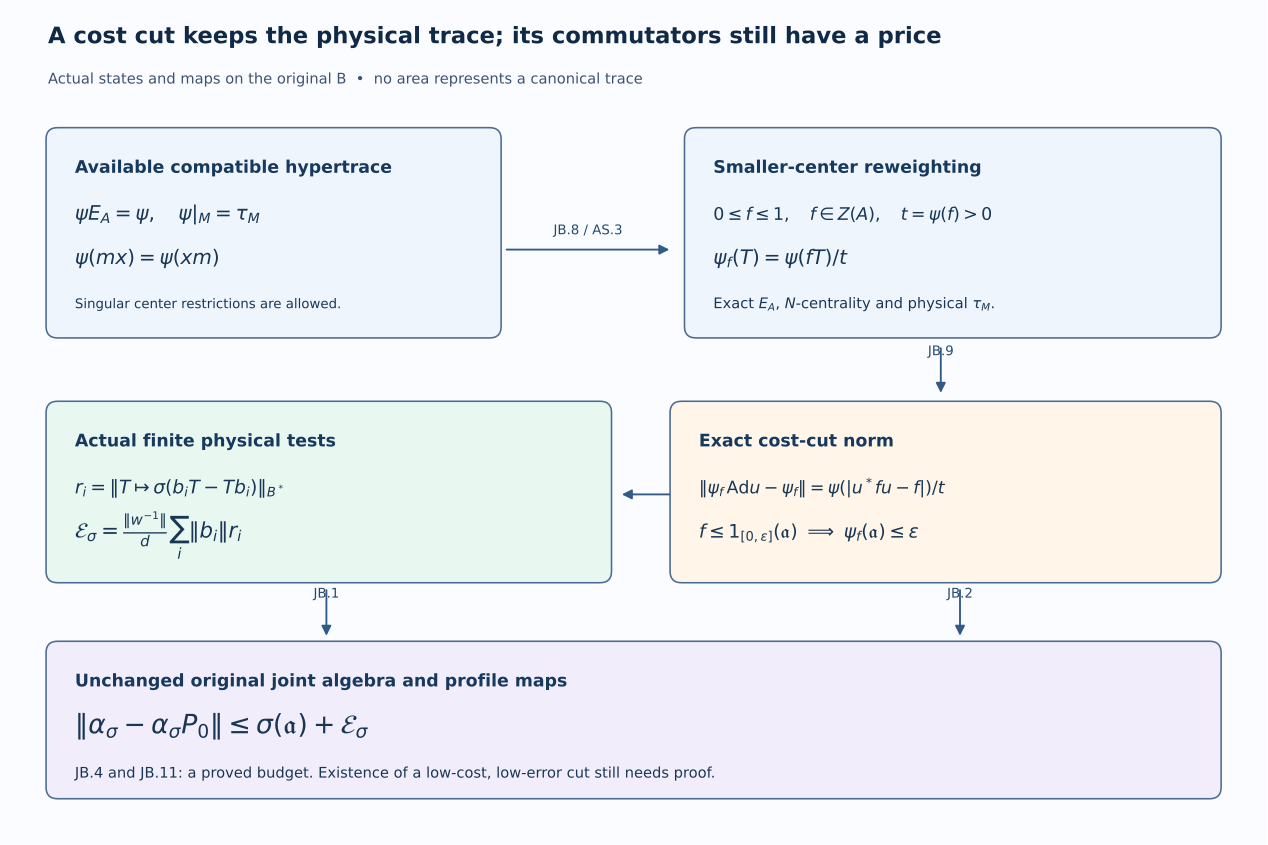

Here is the Python script that generated this plot:
"""Reproducible map diagram for JB.1--JB.11; no area encodes a trace."""
from pathlib import Path
import json
import matplotlib
matplotlib.use('Agg')
import matplotlib.pyplot as plt
from matplotlib.patches import FancyBboxPatch, FancyArrowPatch

D = Path(__file__).resolve().parent
fig, ax = plt.subplots(figsize=(13.2, 8.8))
fig.patch.set_facecolor('#fafcff')
ax.set(xlim=(0, 13.2), ylim=(0, 8.8))
ax.axis('off')
ax.text(.5, 8.35, 'A cost cut keeps the physical trace; its commutators still have a price',
        fontsize=17, weight='bold', color='#102947')
ax.text(.5, 7.93, 'Actual states and maps on the original B  •  no area represents a canonical trace',
        fontsize=11, color='#3b5270')

def box(x, y, w, h, title, lines, face='#eef5fd'):
    ax.add_patch(FancyBboxPatch((x, y), w, h, boxstyle='round,pad=.12',
                              facecolor=face, edgecolor='#4c6c92', linewidth=1.2))
    ax.text(x+.18, y+h-.35, title, fontsize=13, weight='bold', color='#17395e')
    for j, (text, size) in enumerate(lines):
        ax.text(x+.18, y+h-.84-.46*j, text, fontsize=size, color='#193754')
def arrow(x1, y1, x2, y2, label=None):
    ax.add_patch(FancyArrowPatch((x1,y1),(x2,y2),arrowstyle='-|>',mutation_scale=15,
                                color='#315b86',linewidth=1.4))
    if label:
        ax.text((x1+x2)/2, (y1+y2)/2+.16, label, fontsize=10, ha='center', color='#24496d')
box(.6, 5.4, 4.5, 1.95, 'Available compatible hypertrace',
    [(r'$\psi E_A=\psi,\quad \psi|_M=\tau_M$',15),
     (r'$\psi(mx)=\psi(xm)$',15),
     ('Singular center restrictions are allowed.',10)])
box(7.25, 5.4, 5.35, 1.95, 'Smaller-center reweighting',
    [(r'$0\leq f\leq 1,\quad f\in Z(A),\quad t=\psi(f)>0$',13),
     (r'$\psi_f(T)=\psi(fT)/t$',15),
     (r'Exact $E_A$, $N$-centrality and physical $\tau_M$.',11)])
arrow(5.25,6.2,7.0,6.2,r'JB.8 / AS.3')
box(.6, 2.85, 5.65, 1.65, 'Actual finite physical tests',
    [(r'$r_i=\|T\mapsto \sigma(b_iT-Tb_i)\|_{B^*}$',14),
     (r'$\mathcal{E}_\sigma=\frac{\|w^{-1}\|}{d}\sum_i\|b_i\|r_i$',16)],
    face='#e9f7f1')
box(7.1, 2.85, 5.5, 1.65, 'Exact cost-cut norm',
    [(r'$\|\psi_f\,\mathrm{Ad}u-\psi_f\|=\psi(|u^*fu-f|)/t$',13),
     (r'$f\leq 1_{[0,\varepsilon]}(\mathfrak{a})'
      r'\ \Longrightarrow\ \psi_f(\mathfrak{a})\leq\varepsilon$',14)],
    face='#fff5e8')
arrow(9.8,5.2,9.8,4.68,'JB.9')
arrow(7.0,3.65,6.45,3.65)
box(.6,.6,12.0,1.4,'Unchanged original joint algebra and profile maps',
    [(r'$\|\alpha_\sigma-\alpha_\sigma P_0\|'
      r'\leq \sigma(\mathfrak{a})+\mathcal{E}_\sigma$',20),
     ('JB.4 and JB.11: a proved budget. Existence of a low-cost, low-error cut still needs proof.',11)],
    face='#f2edfa')
arrow(3.4,2.68,3.4,2.15,'JB.1')
arrow(10,2.68,10,2.15,'JB.2')
fig.subplots_adjust(left=0,right=1,top=1,bottom=0)
for ext in ['svg','png']:
    fig.savefig(D/('cost-localization-and-state-return-v11.'+ext),dpi=130,
                facecolor=fig.get_facecolor())
p=D/'cost-localization-and-state-return-v11.svg'
p.write_text('\n'.join(line.rstrip() for line in p.read_text(encoding='utf-8').splitlines())+'\n',encoding='utf-8')
plt.close(fig)
(D/'budget-figure-check.json').write_text(json.dumps(dict(
    proof_locators=['JB.1','JB.4','JB.8','JB.9','JB.11','AS.3'],
    original_joint_algebra_and_both_canonical_traces_retained=True,
    trace_area_encoding=False, unrestricted_existence_claimed=False),indent=2)+'\n',encoding='utf-8')
